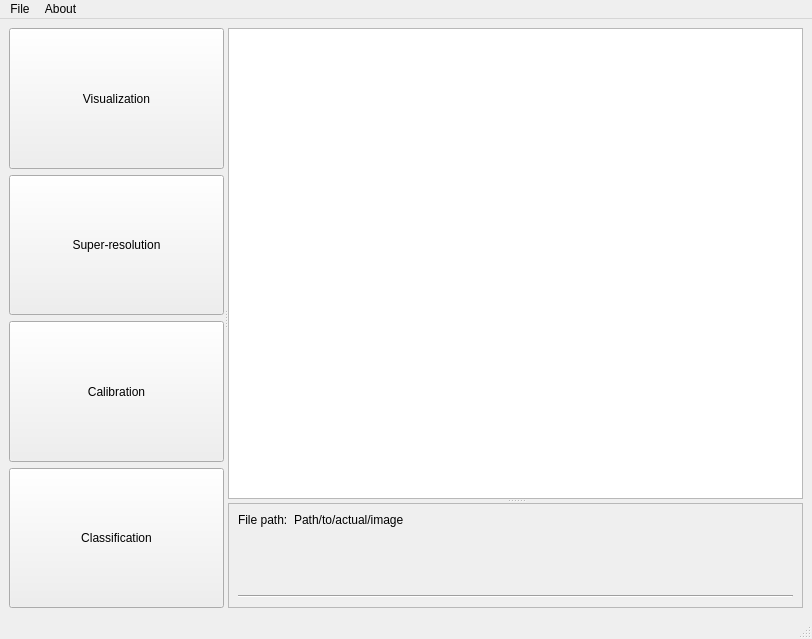
<?xml version="1.0" encoding="UTF-8"?>
<ui version="4.0">
 <class>MainWindow</class>
 <widget class="QMainWindow" name="MainWindow">
  <property name="geometry">
   <rect>
    <x>0</x>
    <y>0</y>
    <width>812</width>
    <height>639</height>
   </rect>
  </property>
  <property name="windowTitle">
   <string>MainWindow</string>
  </property>
  <widget class="QWidget" name="centralwidget">
   <layout class="QHBoxLayout" name="horizontalLayout">
    <item>
     <widget class="QSplitter" name="splitter_3">
      <property name="orientation">
       <enum>Qt::Horizontal</enum>
      </property>
      <widget class="QWidget" name="">
       <layout class="QVBoxLayout" name="verticalLayout">
        <item>
         <widget class="QPushButton" name="visualizationButton">
          <property name="sizePolicy">
           <sizepolicy hsizetype="Minimum" vsizetype="Expanding">
            <horstretch>0</horstretch>
            <verstretch>0</verstretch>
           </sizepolicy>
          </property>
          <property name="text">
           <string>Visualization</string>
          </property>
         </widget>
        </item>
        <item>
         <widget class="QPushButton" name="superResolutionButton">
          <property name="sizePolicy">
           <sizepolicy hsizetype="Minimum" vsizetype="Expanding">
            <horstretch>0</horstretch>
            <verstretch>0</verstretch>
           </sizepolicy>
          </property>
          <property name="text">
           <string>Super-resolution</string>
          </property>
         </widget>
        </item>
        <item>
         <widget class="QPushButton" name="calibrationButton">
          <property name="sizePolicy">
           <sizepolicy hsizetype="Minimum" vsizetype="Expanding">
            <horstretch>0</horstretch>
            <verstretch>0</verstretch>
           </sizepolicy>
          </property>
          <property name="text">
           <string>Calibration</string>
          </property>
         </widget>
        </item>
        <item>
         <widget class="QPushButton" name="classificationButton">
          <property name="sizePolicy">
           <sizepolicy hsizetype="Minimum" vsizetype="Expanding">
            <horstretch>0</horstretch>
            <verstretch>0</verstretch>
           </sizepolicy>
          </property>
          <property name="text">
           <string>Classification</string>
          </property>
         </widget>
        </item>
       </layout>
      </widget>
      <widget class="QSplitter" name="splitter_2">
       <property name="orientation">
        <enum>Qt::Vertical</enum>
       </property>
       <widget class="HSIViewer" name="viewer">
        <property name="contextMenuPolicy">
         <enum>Qt::DefaultContextMenu</enum>
        </property>
       </widget>
       <widget class="QSplitter" name="splitter">
        <property name="orientation">
         <enum>Qt::Vertical</enum>
        </property>
        <widget class="QFrame" name="frame">
         <property name="frameShape">
          <enum>QFrame::StyledPanel</enum>
         </property>
         <property name="frameShadow">
          <enum>QFrame::Raised</enum>
         </property>
         <layout class="QVBoxLayout" name="verticalLayout_4">
          <item>
           <layout class="QVBoxLayout" name="verticalLayoutBottomRight">
            <item>
             <layout class="QFormLayout" name="formLayout">
              <item row="0" column="0">
               <widget class="QLabel" name="label">
                <property name="text">
                 <string>File path:</string>
                </property>
               </widget>
              </item>
              <item row="0" column="1">
               <widget class="QLabel" name="label_2">
                <property name="text">
                 <string>Path/to/actual/image</string>
                </property>
               </widget>
              </item>
             </layout>
            </item>
            <item>
             <widget class="Line" name="line">
              <property name="orientation">
               <enum>Qt::Horizontal</enum>
              </property>
             </widget>
            </item>
           </layout>
          </item>
         </layout>
        </widget>
       </widget>
      </widget>
     </widget>
    </item>
   </layout>
  </widget>
  <widget class="QMenuBar" name="menubar">
   <property name="geometry">
    <rect>
     <x>0</x>
     <y>0</y>
     <width>812</width>
     <height>19</height>
    </rect>
   </property>
   <widget class="QMenu" name="menuFile">
    <property name="title">
     <string>File</string>
    </property>
    <addaction name="separator"/>
    <addaction name="separator"/>
    <addaction name="actionLoadImage"/>
    <addaction name="actionSaveImage"/>
   </widget>
   <widget class="QMenu" name="menuAbout">
    <property name="title">
     <string>About</string>
    </property>
   </widget>
   <addaction name="menuFile"/>
   <addaction name="menuAbout"/>
  </widget>
  <widget class="QStatusBar" name="statusbar"/>
  <action name="actionLoadImage">
   <property name="text">
    <string>Load Image</string>
   </property>
  </action>
  <action name="actionSaveImage">
   <property name="text">
    <string>Save Image</string>
   </property>
  </action>
 </widget>
 <customwidgets>
  <customwidget>
   <class>HSIViewer</class>
   <extends>QGraphicsView</extends>
   <header>HSIViewer</header>
  </customwidget>
 </customwidgets>
 <resources>
  <include location="logo48.qrc"/>
  <include location="Resources/icon_resources.qrc"/>
 </resources>
 <connections/>
</ui>
